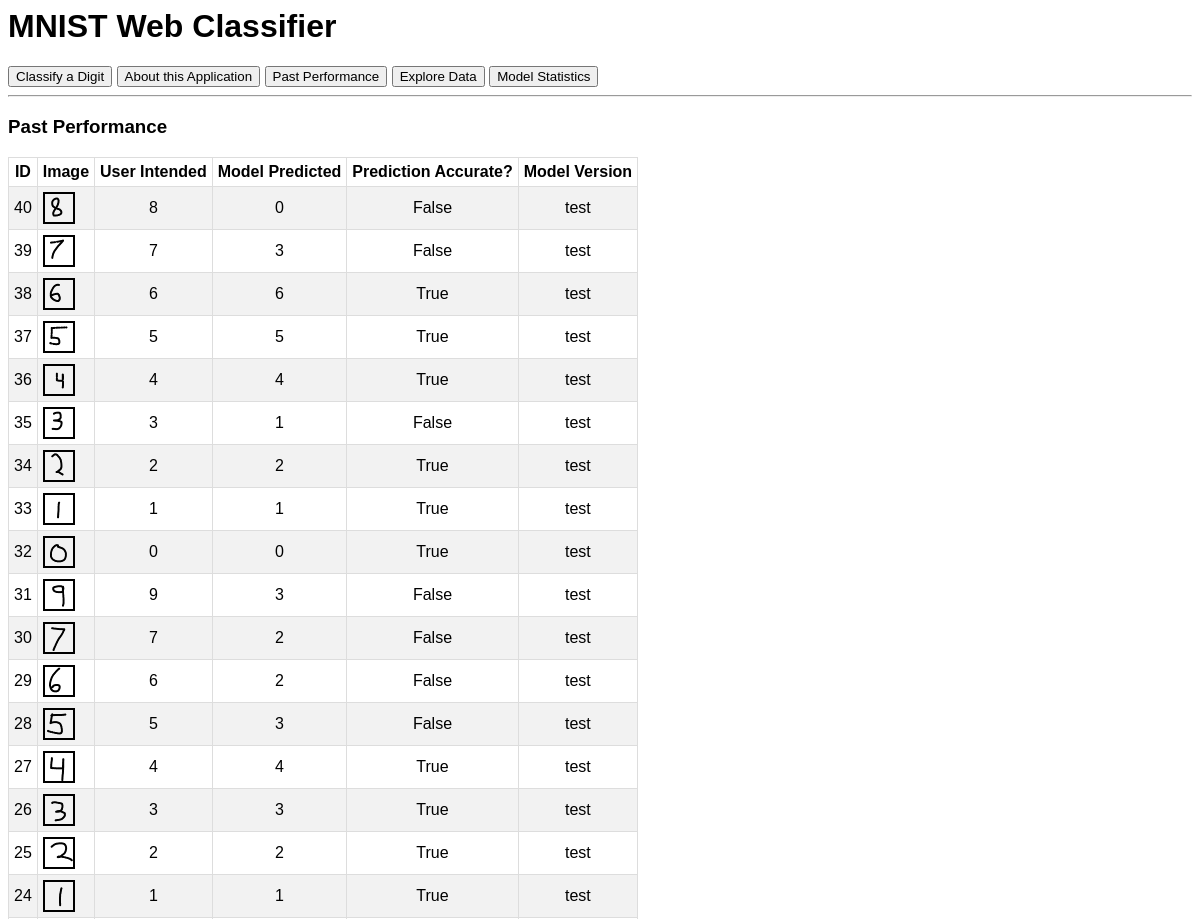
Page /log (upper part) on the earlier database version.
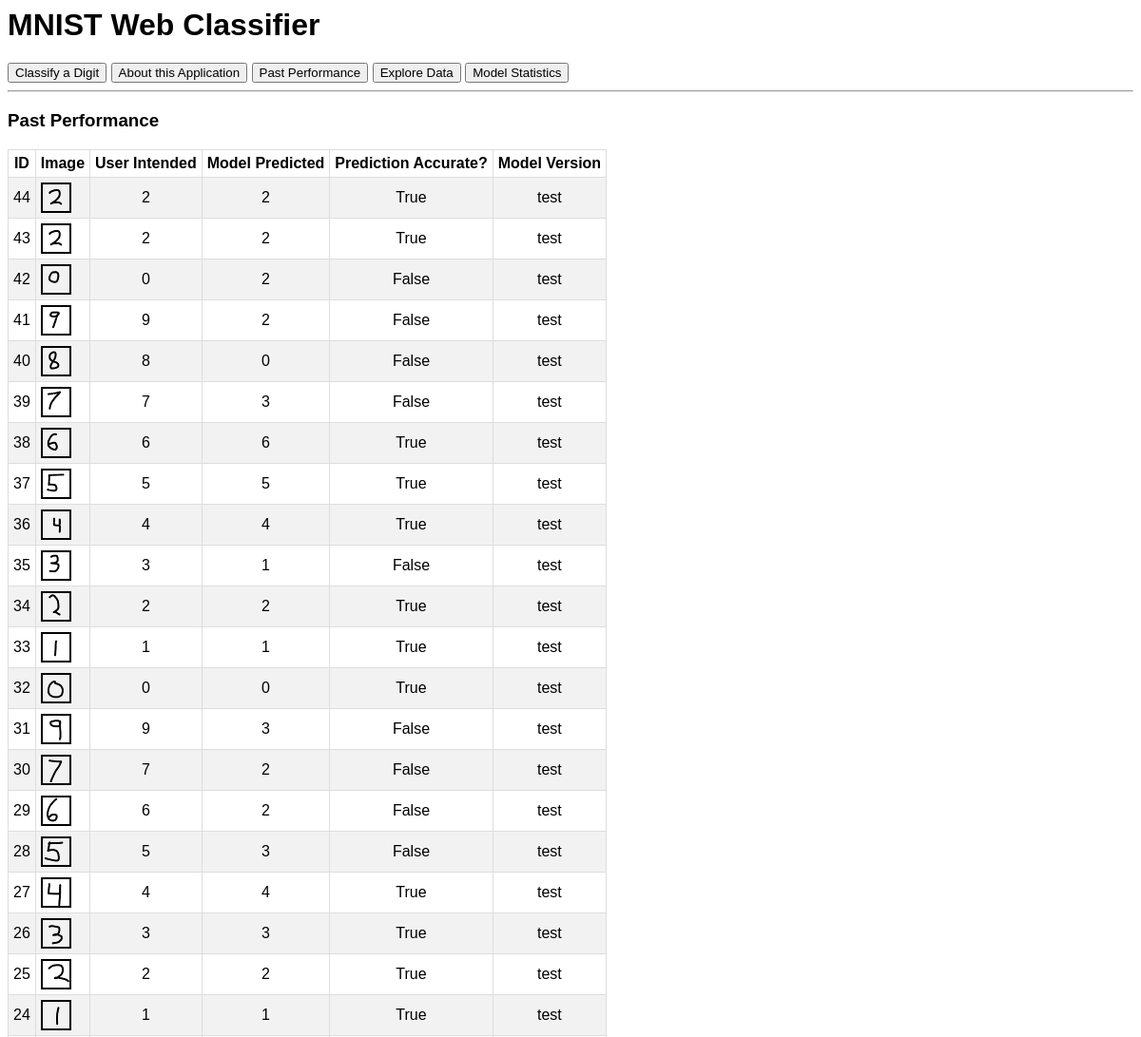
Same page on the later database version.
### app/models.py (models this page shows, shortened)
class History(Base):
    __tablename__ = "history"
    id = Column(Integer, primary_key=True, index=True)
    bits = Column(String, index=True)
    predicted = Column(Integer, index=True)
    intended = Column(Integer, index=True)
    correct = Column(Boolean, index=True)
    model_version = Column(String, index=True)

### app/main.py (the view)
@app.get("/")
async def root(request: Request):
    return templates.TemplateResponse("./draw.html", {"request": request})

### templates/log.html (shortened to what this page needs)
{% include "header.html" %}
<h3>Past Performance</h3>
<table>
        <tr>
            <th>ID</th>
            <th>Image</th>
            <th>User Intended</th>
            <th>Model Predicted</th>
            <th>Prediction Accurate?</th>
            <th>Model Version</th>
        </tr>
        {% for item in hst %}
        <tr>
            <td>{{item[0]}}</td>
            <td>
                    <canvas id="can{{item[0]}}" width="28" height="28" style="border:2px solid;"></canvas>
            </td>
            <td>{{item[3]}}</td>
            <td>{{item[2]}}</td>
            <td>{{item[4]}}</td>
            <td>{{item[5]}}</td>
        </tr>
        {% endfor %}
    </table>

### templates/header.html (shortened to what this page needs)
<h1>MNIST Web Classifier</h1>
<a href="/"><button>Classify a Digit</button></a>
<a href="/about"><button>About this Application</button></a>
<a href="/log"><button>Past Performance</button></a>
<a href="/explore"><button>Explore Data</button></a>
<a href="/stats"><button>Model Statistics</button></a>
<hr>
<script>
        function drawData(d, element) {
            var c = document.getElementById(element);
            var ctx = c.getContext("2d");
            for (var i = 0; i < 28; i++) {
                for (var j = 0; j < 28; j++) {
                    ctx.beginPath();
                    ctx.lineWidth = "2";
                    ctx.strokeStyle = "red";
                    var r_a = 0.3;
                    r_a = d[(28 * j + i)]/255
                    ctx.fillStyle = "rgba(1, 1, 1, " + r_a + ")";
                    ctx.fillRect(1 * i, 1 * j, 1, 1);
                    ctx.stroke()
                }
            }
        }
</script>

### templates/header.html (style rules this page uses)
canvas { padding-left: 0; padding-right: 0; margin-right: auto; display: block; }
* { font-family: Arial, Helvetica, sans-serif; }
table { border: 1px solid black; border-collapse: collapse; }
td, th { padding: 5px; text-align: left; border: 1px solid #ddd; text-align: center; }
tr:nth-child(even) { background-color: #f2f2f2; }
* { box-sizing: border-box; }

Differences in the rows shown:
added History: id "44", intended "2", predicted "2", correct "True", model_version "test"
added History: id "43", intended "2", predicted "2", correct "True", model_version "test"
added History: id "42", intended "0", predicted "2", correct "False", model_version "test"
added History: id "41", intended "9", predicted "2", correct "False", model_version "test"
